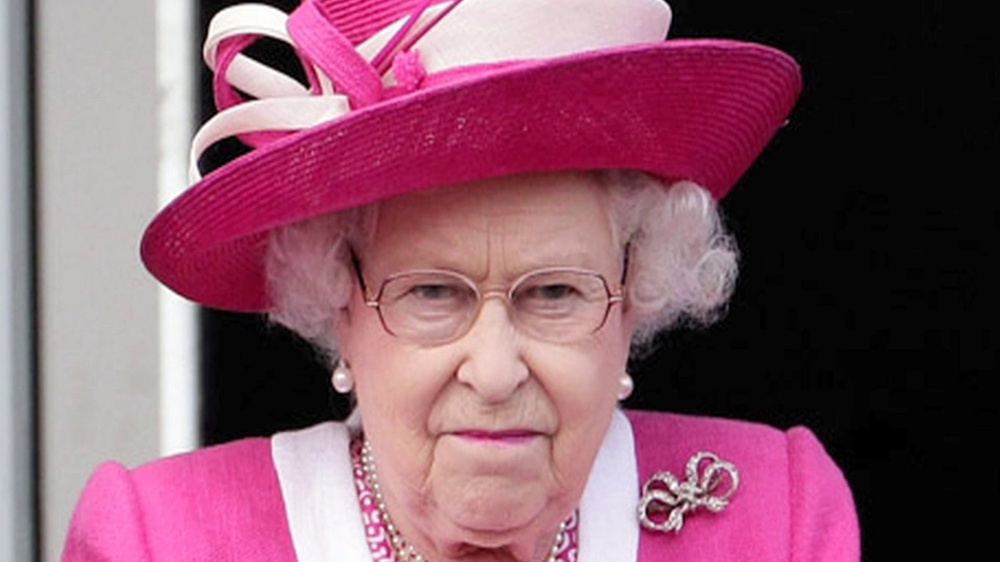
#> input picture download.jpg, 1000 x 562 px, shrunk from 1920 x 1080 before the run
$ python sifttest1.py
#> lines starting #> are read from the running program, lines starting #| are printed output that depends on the picture
import cv2
image = cv2.imread("download.jpg")
#> image is the input picture: shape (562, 1000, 3); mean B, G, R 104.1, 87.5, 133.4
gray = cv2.cvtColor(image, cv2.COLOR_BGR2GRAY)
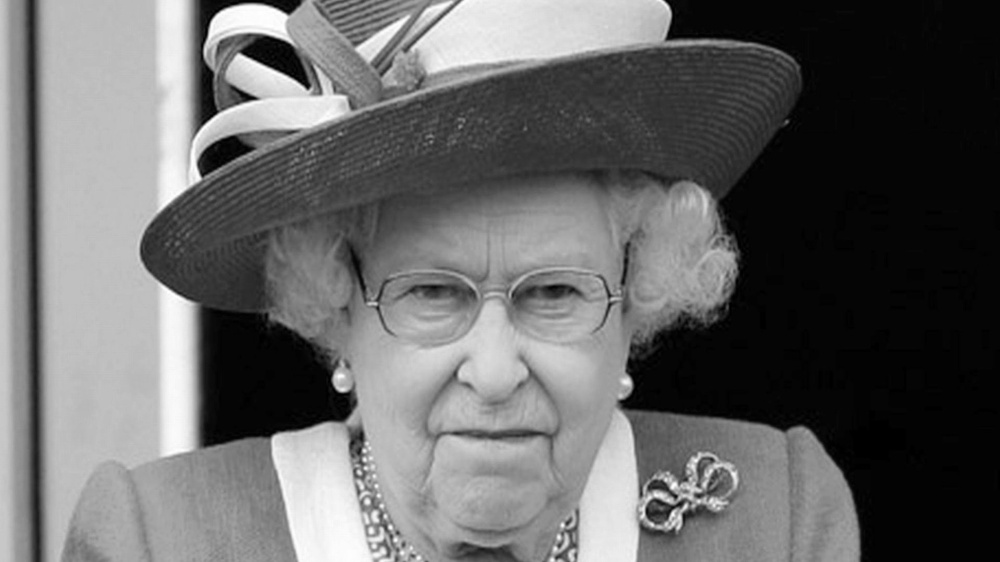
#> gray: shape (562, 1000); min 0, max 255, mean 103.1
sift = cv2.xfeatures2d.SIFT_create()
(kps, descs) = sift.detectAndCompute(gray, None)
#> kps = 1328 keypoints; strongest (x, y, size): (263, 382, 87.5), (272, 23, 19.3), (227, 23, 18.9), (209, 94, 28.2)
print("# kps: {}, descriptors: {}".format(len(kps), descs.shape))
#| # kps: 1328, descriptors: (1328, 128)

$ run again, with trippy.jpg copied over download.jpg
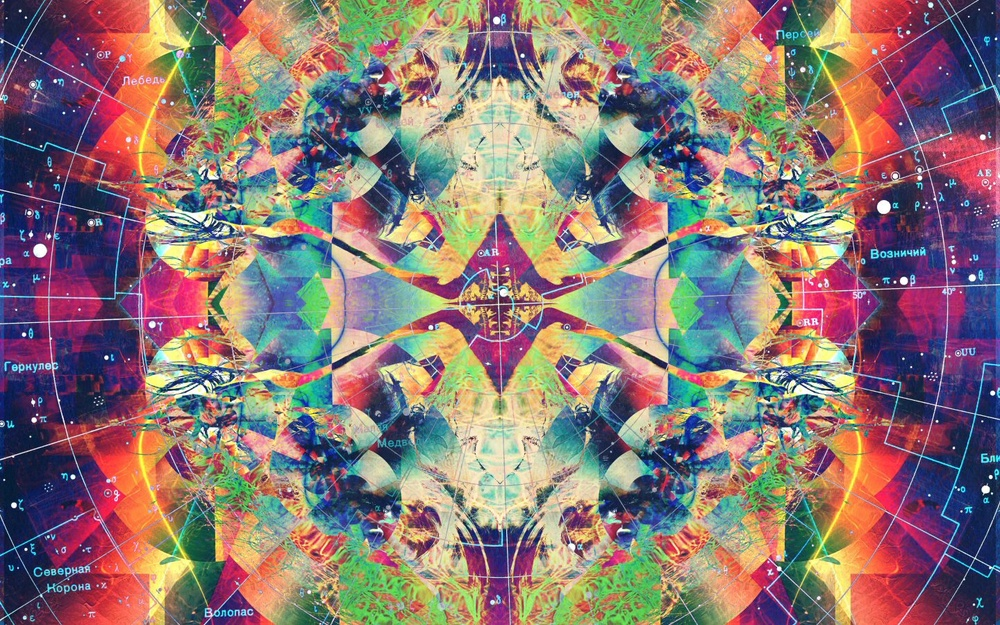
#> input picture trippy.jpg, 1000 x 625 px, shrunk from 1440 x 900 before the run
#> image is the input picture: shape (625, 1000, 3); mean B, G, R 116, 118.5, 138.9
#> `gray = cv2.cvtColor(image, cv2.COLOR_BGR2GRAY)`:
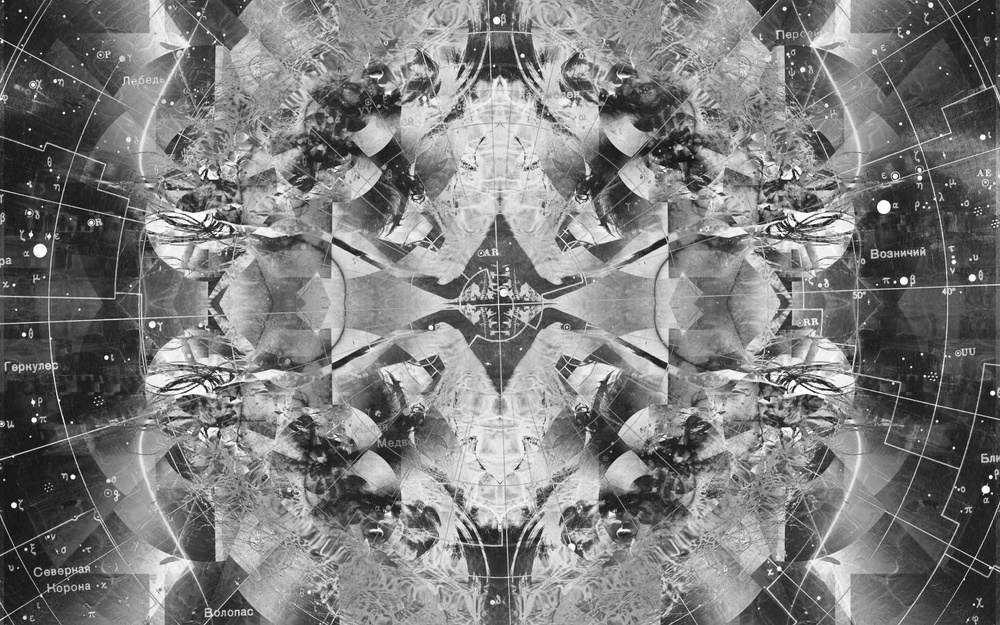
#> gray: shape (625, 1000); min 9, max 255, mean 124.3
#> kps = 7951 keypoints; strongest (x, y, size): (26, 549, 2), (990, 477, 2.5), (106, 357, 2.8), (985, 489, 5.3)
#| # kps: 7951, descriptors: (7951, 128)
